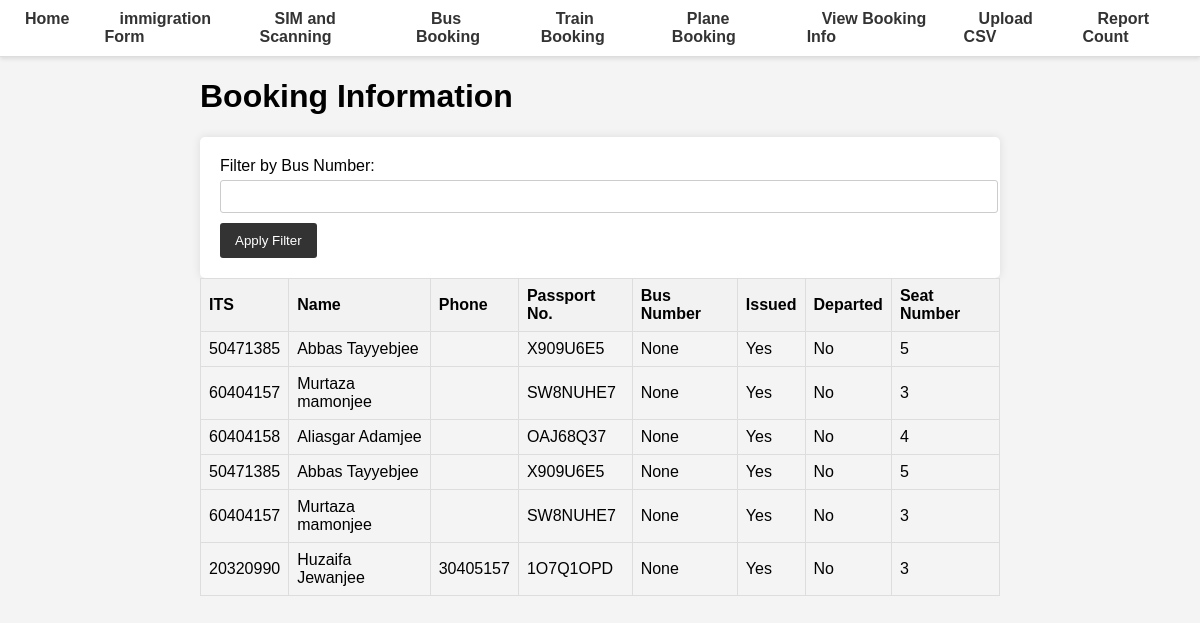
Screenshot of /view-booking-info/ with the database file from the repository.
### database.py (models this page shows, shortened)
class BookingInfo(Base):
    __tablename__ = "booking_info"
    Mode = Column(Integer, primary_key=True, index=True)
    ITS = Column(Integer, ForeignKey('master.ITS'), primary_key=True, index=True)
    Issued = Column(Boolean)
    Departed = Column(Boolean)
    Self_Issued = Column(Boolean, default=False)
    seat_number = Column(Integer)
    bus_number = Column(Integer)
    train_id = Column(Integer, ForeignKey("train.id"), nullable=True)
    plane_id = Column(Integer, ForeignKey("plane.plane_id"), nullable=True)
    coach_number = Column(String)
    cabin_number = Column(String)

class Master(Base):
    __tablename__ = "master"
    ITS = Column(Integer, primary_key=True, index=True)
    first_name = Column(String, index=True)
    middle_name = Column(String, index=True)
    last_name = Column(String, index=True)
    DOB = Column(Date)
    passport_No = Column(String, unique=True, index=True)
    passport_Expiry = Column(Date, index=True)
    Visa_No = Column(String, index=True)
    Mode_of_Transport = Column(String, index=True)
    phone = Column(String, index=True)
    arrived = Column(Boolean, default=False)
    timestamp = Column(DateTime, default=func.now())

### main.py (the view)
@app.get("/view-booking-info/", response_class=HTMLResponse)
async def view_booking_info(request: Request, bus_number: Optional[int] = Query(None), db: Session = Depends(get_db)):
    if bus_number:
        booking_info = db.query(BookingInfo, Master).join(Master).filter(BookingInfo.bus_number == bus_number).all()
    else:
        booking_info = db.query(BookingInfo, Master).join(Master).all()
    return templates.TemplateResponse("view_booking_info.html", {"request": request, "booking_info": booking_info})

### templates/view_booking_info.html
{% extends "base.html" %}
{% block content %}
<h1>Booking Information</h1>
<form method="get" action="/view-booking-info/">
    <label for="bus_number">Filter by Bus Number:</label>
    <input type="number" id="bus_number" name="bus_number">
    <button type="submit">Apply Filter</button>
</form>
<table>
    <thead>
        <tr>
            <th>ITS</th>
            <th>Name</th>
            <th>Phone</th>
            <th>Passport No.</th>
            <th>Bus Number</th>
            <th>Issued</th>
            <th>Departed</th>
            <th>Seat Number</th>
        </tr>
    </thead>
    <tbody>
        {% for booking, master in booking_info |sort(attribute='seat_number') %}
        <tr>
            <td>{{ booking.ITS }}</td>
            <td>{{ master.first_name }} {{ master.last_name }}</td>
            <td>{{ master.phone }}</td>
            <td>{{ master.passport_No }}</td>
            <td>{{ booking.bus_number }}</td>
            <td>{{ "Yes" if booking.Issued else "No" }}</td>
            <td>{{ "Yes" if booking.Departed else "No" }}</td>
            <td>{{ booking.seat_number }}</td>
        </tr>
        {% endfor %}
    </tbody>
</table>
{% endblock %}

### static/styles.css (style rules this page uses)
body { font-family: Arial, sans-serif; margin: 0; padding: 0; background-color: #f4f4f4; }
form { background-color: #fff; padding: 20px; border-radius: 5px; box-shadow: 0 0 10px rgba(0, 0, 0, 0.1); }
form label { display: block; margin-bottom: 5px; }
form input, form select { width: 100%; padding: 8px; margin-bottom: 10px; border: 1px solid #ccc; border-radius: 3px; }
form button { background-color: #333; color: #fff; padding: 10px 15px; border: none; border-radius: 3px; cursor: pointer; transition: background-color 0.3s; }
table { width: 100%; border-collapse: collapse; margin-bottom: 20px; }
table, th, td { border: 1px solid #ddd; }
th, td { padding: 8px; text-align: left; }
th { background-color: #f2f2f2; }

### rows the page displays
BookingInfo: ITS "50471385", first_name "Abbas", last_name "Tayyebjee", passport_No "X909U6E5", bus_number "None", Issued "Yes", Departed "No", seat_number "5"
BookingInfo: ITS "60404157", first_name "Murtaza", last_name "mamonjee", passport_No "SW8NUHE7", bus_number "None", Issued "Yes", Departed "No", seat_number "3"
BookingInfo: ITS "60404158", first_name "Aliasgar", last_name "Adamjee", passport_No "OAJ68Q37", bus_number "None", Issued "Yes", Departed "No", seat_number "4"
BookingInfo: ITS "50471385", first_name "Abbas", last_name "Tayyebjee", passport_No "X909U6E5", bus_number "None", Issued "Yes", Departed "No", seat_number "5"
BookingInfo: ITS "60404157", first_name "Murtaza", last_name "mamonjee", passport_No "SW8NUHE7", bus_number "None", Issued "Yes", Departed "No", seat_number "3"
BookingInfo: ITS "20320990", first_name "Huzaifa", last_name "Jewanjee", phone "30405157", passport_No "1O7Q1OPD", bus_number "None", Issued "Yes", Departed "No", seat_number "3"
